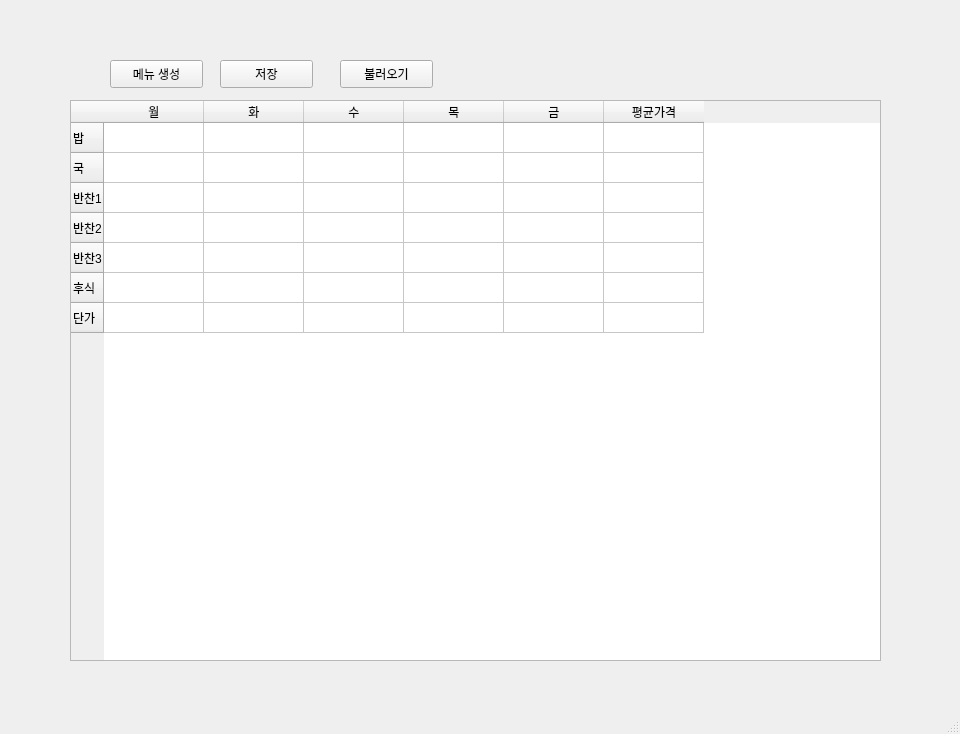
<?xml version="1.0" encoding="UTF-8"?>
<ui version="4.0">
 <class>MainWindow</class>
 <widget class="QMainWindow" name="MainWindow">
  <property name="geometry">
   <rect>
    <x>0</x>
    <y>0</y>
    <width>960</width>
    <height>734</height>
   </rect>
  </property>
  <property name="windowTitle">
   <string>MainWindow</string>
  </property>
  <widget class="QWidget" name="centralwidget">
   <widget class="QTableWidget" name="tableWidget">
    <property name="geometry">
     <rect>
      <x>70</x>
      <y>100</y>
      <width>811</width>
      <height>561</height>
     </rect>
    </property>
    <row>
     <property name="text">
      <string>밥</string>
     </property>
    </row>
    <row>
     <property name="text">
      <string>국</string>
     </property>
    </row>
    <row>
     <property name="text">
      <string>반찬1</string>
     </property>
    </row>
    <row>
     <property name="text">
      <string>반찬2</string>
     </property>
    </row>
    <row>
     <property name="text">
      <string>반찬3</string>
     </property>
    </row>
    <row>
     <property name="text">
      <string>후식</string>
     </property>
    </row>
    <row>
     <property name="text">
      <string>단가</string>
     </property>
    </row>
    <column>
     <property name="text">
      <string>월</string>
     </property>
    </column>
    <column>
     <property name="text">
      <string>화</string>
     </property>
    </column>
    <column>
     <property name="text">
      <string>수</string>
     </property>
    </column>
    <column>
     <property name="text">
      <string>목</string>
     </property>
    </column>
    <column>
     <property name="text">
      <string>금</string>
     </property>
    </column>
    <column>
     <property name="text">
      <string>평균가격</string>
     </property>
    </column>
   </widget>
   <widget class="QPushButton" name="pushButton_main">
    <property name="geometry">
     <rect>
      <x>110</x>
      <y>60</y>
      <width>93</width>
      <height>28</height>
     </rect>
    </property>
    <property name="text">
     <string>메뉴 생성</string>
    </property>
   </widget>
   <widget class="QPushButton" name="pushButton_sa">
    <property name="geometry">
     <rect>
      <x>220</x>
      <y>60</y>
      <width>93</width>
      <height>28</height>
     </rect>
    </property>
    <property name="text">
     <string>저장</string>
    </property>
   </widget>
   <widget class="QPushButton" name="pushButton_lo">
    <property name="geometry">
     <rect>
      <x>340</x>
      <y>60</y>
      <width>93</width>
      <height>28</height>
     </rect>
    </property>
    <property name="text">
     <string>불러오기</string>
    </property>
   </widget>
  </widget>
  <widget class="QMenuBar" name="menubar">
   <property name="geometry">
    <rect>
     <x>0</x>
     <y>0</y>
     <width>960</width>
     <height>26</height>
    </rect>
   </property>
  </widget>
  <widget class="QStatusBar" name="statusbar"/>
 </widget>
 <resources/>
 <connections/>
</ui>
